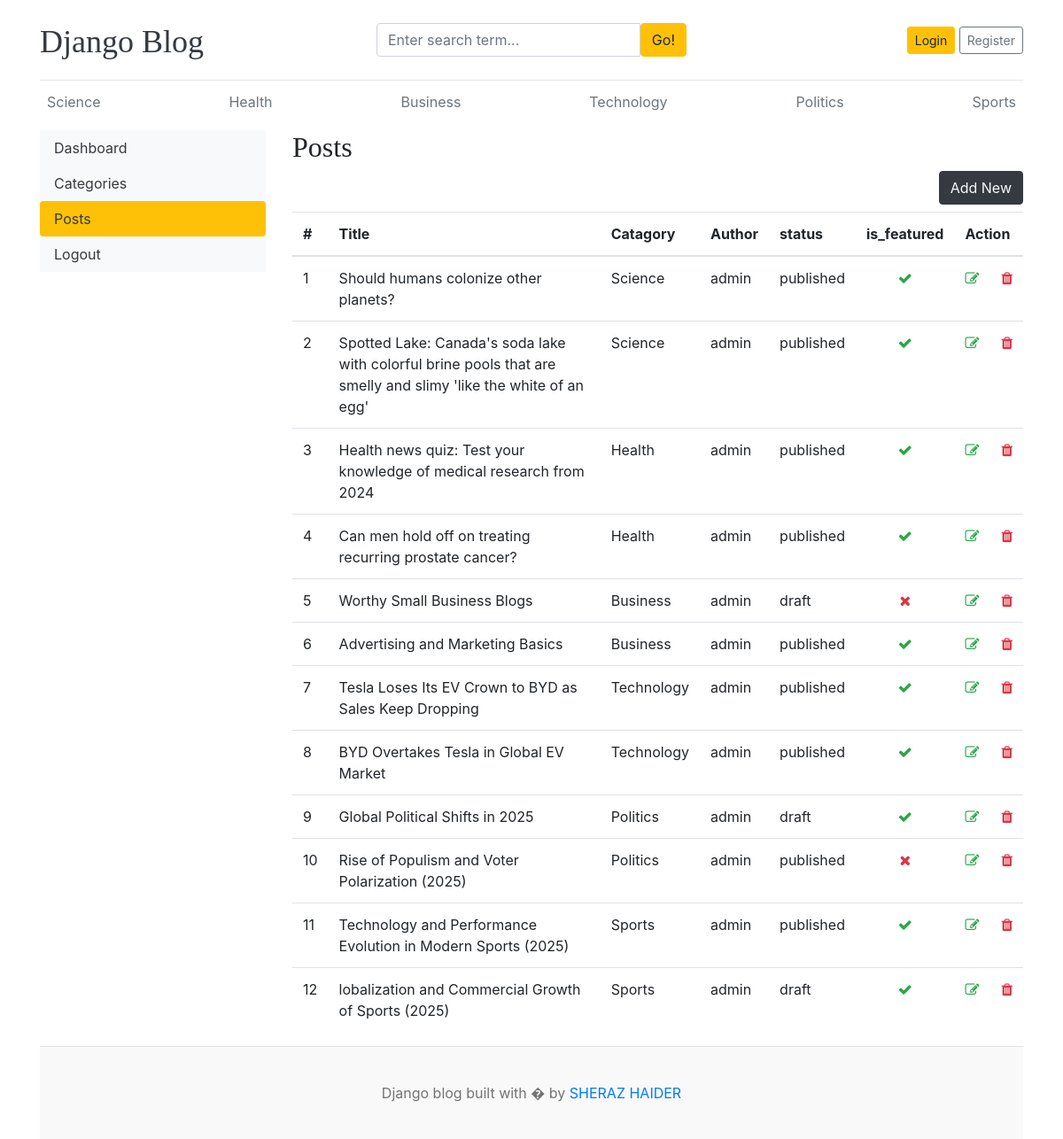
/dashboard/posts/, run on an earlier commit of the app's database.
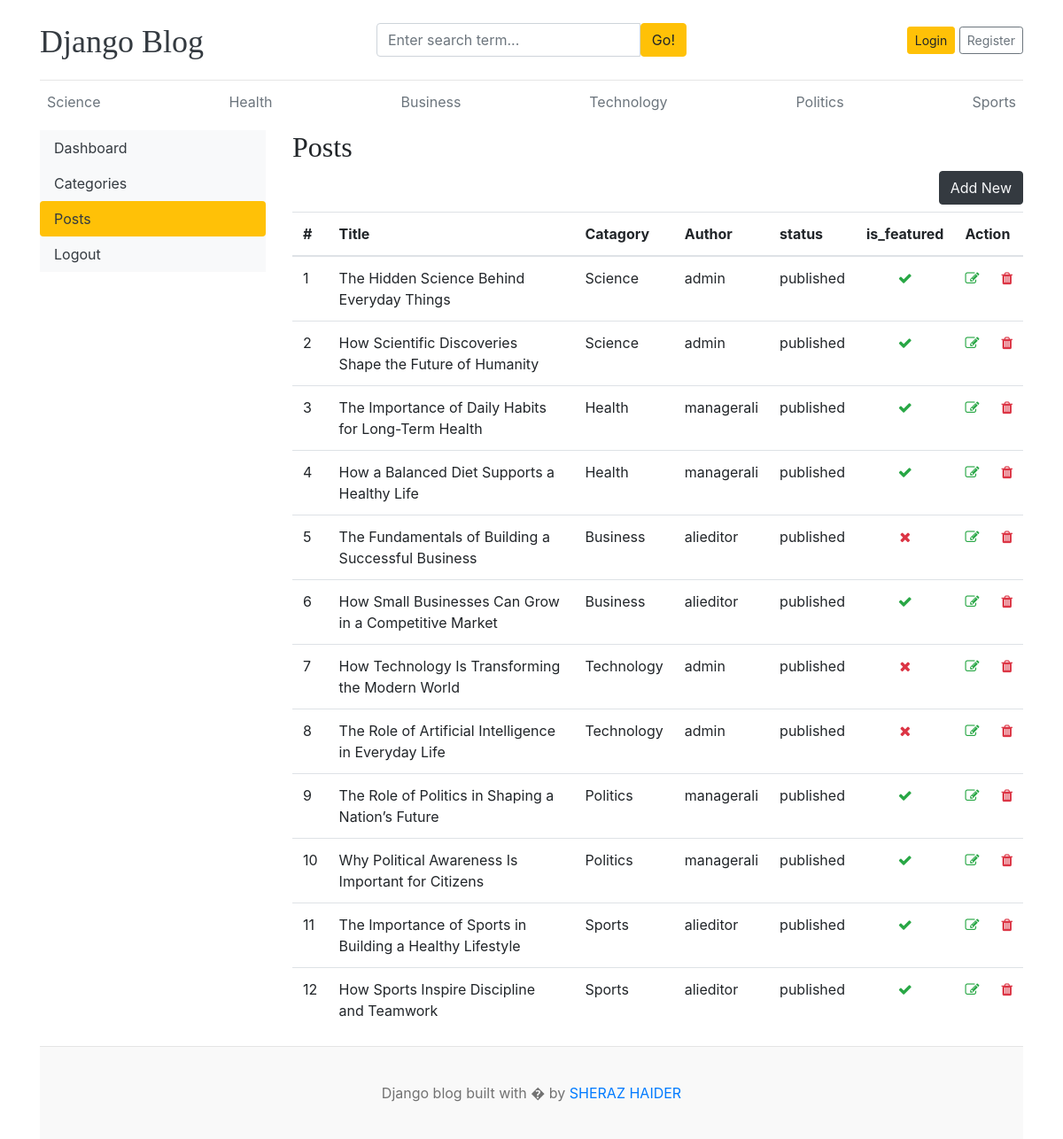
And on a later commit of the database.
### blogs/models.py (models this page shows, shortened)
class Catagory(models.Model):
    catagory_name = models.CharField(max_length=50, unique=True)
    created_at = models.DateTimeField(auto_now_add=True)
    updated_at = models.DateTimeField(auto_now=True)
    class Meta:
        verbose_name_plural = "Catagories"
    def __str__(self):
        return self.catagory_name

class Blog(models.Model):
    title = models.CharField(max_length=200)
    slug = models.SlugField(max_length=200, unique=True, blank=True)
    catagory = models.ForeignKey(Catagory, on_delete=models.CASCADE)
    author = models.ForeignKey(User, on_delete=models.CASCADE)
    featured_image = models.ImageField(upload_to='uploads/%Y/%m/%d/')
    short_description = models.TextField(max_length=500)
    blog_body = models.TextField(max_length=5000)
    status = models.CharField(max_length=100, choices=STATUS_CHOICES, default='draft')
    is_featured = models.BooleanField(default=False)
    created_at = models.DateTimeField(auto_now_add=True)
    updated_at = models.DateTimeField(auto_now=True)

### dashboards/views.py (the view)
# urls.py: path('posts/', views.posts, name='posts'),
def posts(request):
    posts = Blog.objects.all()
    context = {
        "posts": posts,
    }
    return render(request, "dashboard/posts.html", context)

### blogs/context_processors.py (called while the page is built)
def get_catagories(request):
    catagories = Catagory.objects.all()
    return dict(catagories=catagories)

def get_social_links(request):
    social_links = SocialLink.objects.all()
    return dict(social_links=social_links)

### templates/dashboard/posts.html (shortened to what this page needs)
{% extends "base.html" %}
{% block content %}
<div class = 'row'>
{% include "dashboard/sidebar.html" %}
    <div class="col-md-9">
        <h2>Posts</h2>
        <a href="{% url 'add_post' %}" class= "btn btn-dark text-light float-right mb-2">Add New</a>
    <table class="table table-hover">
  <thead>
    <tr>
      <th>#</th>
      <th>Title</th>
      <th>Catagory</th>
      <th>Author</th>
      <th>status</th>
      <th>is_featured</th>
      <th>Action</th>
    </tr>
  </thead>
  <tbody>
    {% for post in posts %}
    <tr>
      <td>{{ forloop.counter }}</td>
      <td>{{ post.title }}</td>
      <td>{{ post.catagory }}</td>
      <td>{{ post.author }}</td>
      <td>{{ post.status }}</td>
      <td class="text-center">{% if post.is_featured %}<i class="fa fa-check text-success"></i>{% else %}<i class="fa fa-times text-danger"></i>{% endif %}</td>
      <td class="text-nowrap">
        <a href="{% url 'edit_post' post.id %}"><i class="fa fa-edit text-success"></i></a>
        <a href="{% url 'delete_post' post.id %}"><i class="fa fa-trash text-danger"></i></a>
      </td>
    </tr>
    {% endfor %}
  </tbody>
</table>
    </div>
</div>
{% endblock content %}

### templates/base.html (shortened to what this page needs)
{% load static %}
<!DOCTYPE html>
<html lang="en">
<head>
    <link href="https://getbootstrap.com/docs/4.0/dist/css/bootstrap.min.css" rel="stylesheet">
    <link href="{% static 'css/blog.css' %}" rel="stylesheet">
    <link rel="stylesheet" href="https://cdnjs.cloudflare.com/ajax/libs/font-awesome/4.7.0/css/font-awesome.min.css">
  </head>
<body>
    <div class="container">
      <header class="blog-header py-3">
        <div class="row flex-nowrap justify-content-between align-items-center">
          <div class="col-4 pt-1">
            <a class="blog-header-logo text-dark" href="/">Django Blog</a>
          </div>
          <div class="col-4">
            <form action="{% url 'search' %}" method="GET">
              <div class="input-group">
                        <input class="form-control" type="text" name="keyword" value="{{ keyword }}" placeholder="Enter search term..." aria-label="Enter search term..." aria-describedby="button-search" />
                        <button type="submit" class="btn btn-warning" id="button-search" type="button">Go!</button>
                    </div>
            </form>
          </div>
          <div class="col-4 d-flex justify-content-end align-items-center">
            {% if not user.is_authenticated %}
            <a class="btn btn-sm btn-warning" href="{% url 'login' %}">Login</a> &nbsp;
            <a class="btn btn-sm btn-outline-secondary" href="{% url 'register' %}">Register</a>
            {% else %}
            <span class="mr-2 btn btn-sm btn-outline-secondary"><a href="{% url 'dashboard' %}">Dashboard</a></span>
            &emsp;
            <a class="btn btn-sm btn-outline-secondary" href="{% url 'logout' %}">Logout</a>
            {% endif %}
          </div>
        </div>
      </header>
      <div class="nav-scroller py-1 mb-2">
        <nav class="nav d-flex justify-content-between">
            {% for cat in catagories %}
          <a class="p-2 text-muted" href="{% url 'posts_by_catagory' cat.id %}">{{ cat.catagory_name }}</a>
            {% endfor %}
        </nav>
      </div>
{% block content %}{% endblock content %}
<footer class="blog-footer">
  <p>Django blog built with � by <a href="#">SHERAZ HAIDER</a></p>
</footer>
</body>
</html>

What changed in the data, as far as the page shows it:
removed Blog: title "Should humans colonize other planets?", catagory "Science", author "admin", status "published", is_featured True (drawn)
removed Blog: title "Spotted Lake: Canada's soda lake with colorful brine pools that are smelly and slimy 'like the white of an egg'", catagory "Science", author "admin", status "published", is_featured True (drawn)
removed Blog: title "Health news quiz: Test your knowledge of medical research from 2024", catagory "Health", author "admin", status "published", is_featured True (drawn)
removed Blog: title "Can men hold off on treating recurring prostate cancer?", catagory "Health", author "admin", status "published", is_featured True (drawn)
removed Blog: title "Worthy Small Business Blogs", catagory "Business", author "admin", status "draft", is_featured False (drawn)
removed Blog: title "Advertising and Marketing Basics", catagory "Business", author "admin", status "published", is_featured True (drawn)
removed Blog: title "Tesla Loses Its EV Crown to BYD as Sales Keep Dropping", catagory "Technology", author "admin", status "published", is_featured True (drawn)
removed Blog: title "BYD Overtakes Tesla in Global EV Market", catagory "Technology", author "admin", status "published", is_featured True (drawn)
removed Blog: title "Global Political Shifts in 2025", catagory "Politics", author "admin", status "draft", is_featured True (drawn)
removed Blog: title "Rise of Populism and Voter Polarization (2025)", catagory "Politics", author "admin", status "published", is_featured False (drawn)
removed Blog: title "Technology and Performance Evolution in Modern Sports (2025)", catagory "Sports", author "admin", status "published", is_featured True (drawn)
removed Blog: title "lobalization and Commercial Growth of Sports (2025)", catagory "Sports", author "admin", status "draft", is_featured True (drawn)
added Blog: title "The Hidden Science Behind Everyday Things", catagory "Science", author "admin", status "published", is_featured True (drawn)
added Blog: title "How Scientific Discoveries Shape the Future of Humanity", catagory "Science", author "admin", status "published", is_featured True (drawn)
added Blog: title "The Importance of Daily Habits for Long-Term Health", catagory "Health", author "managerali", status "published", is_featured True (drawn)
added Blog: title "How a Balanced Diet Supports a Healthy Life", catagory "Health", author "managerali", status "published", is_featured True (drawn)
added Blog: title "The Fundamentals of Building a Successful Business", catagory "Business", author "alieditor", status "published", is_featured False (drawn)
added Blog: title "How Small Businesses Can Grow in a Competitive Market", catagory "Business", author "alieditor", status "published", is_featured True (drawn)
added Blog: title "How Technology Is Transforming the Modern World", catagory "Technology", author "admin", status "published", is_featured False (drawn)
added Blog: title "The Role of Artificial Intelligence in Everyday Life", catagory "Technology", author "admin", status "published", is_featured False (drawn)
added Blog: title "The Role of Politics in Shaping a Nation’s Future", catagory "Politics", author "managerali", status "published", is_featured True (drawn)
added Blog: title "Why Political Awareness Is Important for Citizens", catagory "Politics", author "managerali", status "published", is_featured True (drawn)
added Blog: title "The Importance of Sports in Building a Healthy Lifestyle", catagory "Sports", author "alieditor", status "published", is_featured True (drawn)
added Blog: title "How Sports Inspire Discipline and Teamwork", catagory "Sports", author "alieditor", status "published", is_featured True (drawn)
